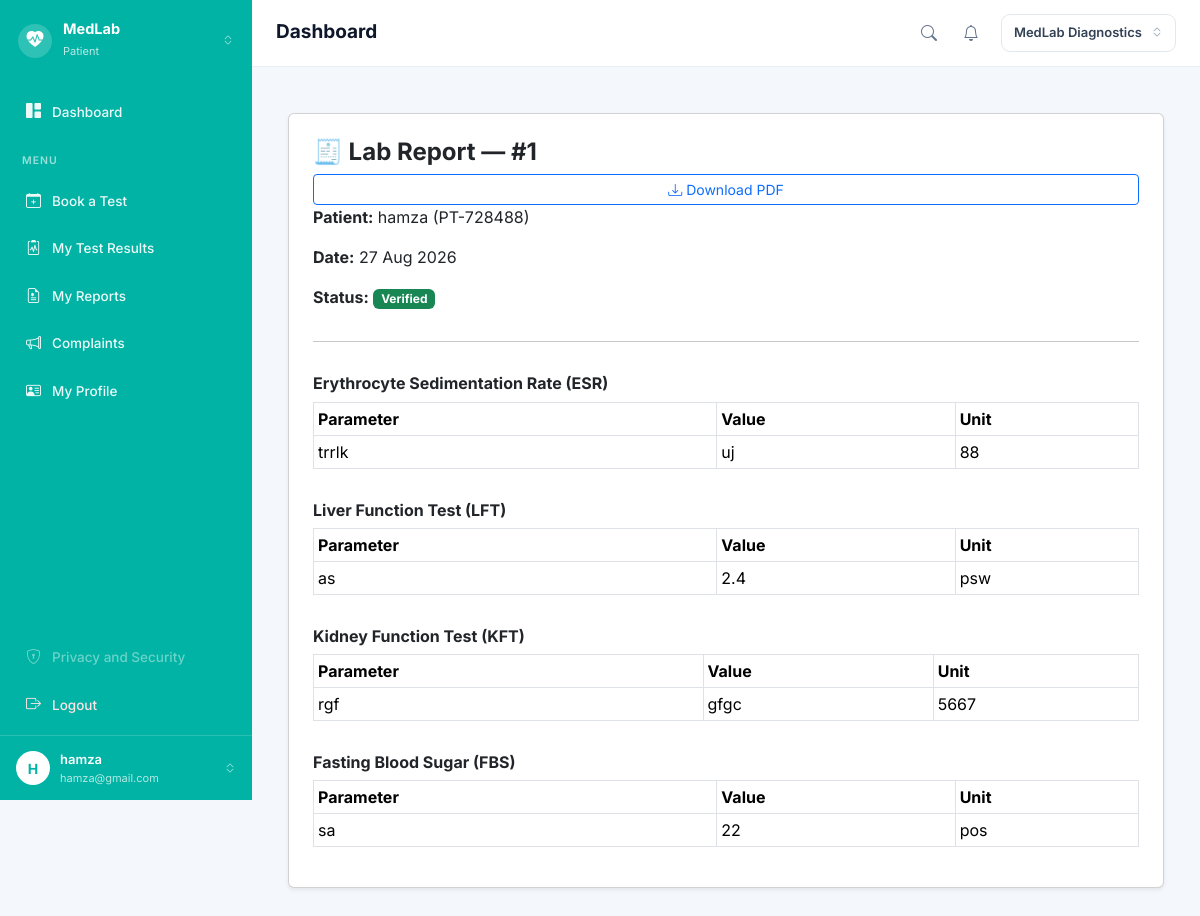
The page /medlab/reports/1/view (signed in) on the database its author committed.
### app/models/role.py (models this page shows, shortened)
class Role(db.Model):
    __tablename__ = "roles"
    id = db.Column(db.Integer, primary_key=True)
    name = db.Column(
        db.String(50),
        unique=True,
        nullable=False
    )
    users = db.relationship(
        "User",
        back_populates="role"
    )

### app/models/user.py (models this page shows, shortened)
class User(UserMixin, db.Model):
    __tablename__ = "users"
    id = db.Column(
        db.Integer,
        primary_key=True
    )
    name = db.Column(
        db.String(100),
        nullable=False
    )
    email = db.Column(
        db.String(120),
        unique=True,
        nullable=False,
        index=True
    )
    password_hash = db.Column(
        db.String(255),
        nullable=False
    )
    role_id = db.Column(
        db.Integer,
        db.ForeignKey("roles.id"),
        nullable=False
    )
    is_active = db.Column(
        db.Boolean,
        default=True,
        nullable=False
    )
    created_at = db.Column(
        db.DateTime,
        default=lambda: datetime.now(timezone.utc),
        nullable=False
    )
    role = db.relationship(
        "Role",
        back_populates="users"
    )

### app/models/report.py (models this page shows)
class Report(db.Model):
    __tablename__ = "reports"
    id = db.Column(db.Integer, primary_key=True)
    booking_id = db.Column(db.Integer, db.ForeignKey("bookings.id"), nullable=False)
    generated_at = db.Column(db.DateTime, default=lambda: datetime.now(timezone.utc))
    status = db.Column(db.String(30), default="Pending Verification")  # Pending Verification, Verified, Released
    booking = db.relationship("Booking", backref="report", uselist=False)

### app/models/patient.py (models this page shows, shortened)
class Patient(db.Model):
    __tablename__ = "patients"
    id = db.Column(db.Integer, primary_key=True)
    patient_code = db.Column(
        db.String(20),
        unique=True,
        nullable=False
    )
    user_id = db.Column(
        db.Integer,
        db.ForeignKey("users.id"),
        nullable=True
    )
    full_name = db.Column(db.String(100), nullable=False)
    dob = db.Column(db.Date, nullable=True)
    gender = db.Column(db.String(10), nullable=True)
    phone = db.Column(db.String(20), nullable=True)
    address = db.Column(db.String(255), nullable=True)
    user = db.relationship("User", backref="patient_profile")

### app/models/booking.py (models this page shows, shortened)
class BookingItem(db.Model):
    __tablename__ = "booking_items"
    id = db.Column(db.Integer, primary_key=True)
    booking_id = db.Column(
        db.Integer,
        db.ForeignKey("bookings.id"),
        nullable=False
    )
    test_id = db.Column(
        db.Integer,
        db.ForeignKey("tests.id"),
        nullable=False
    )
    price = db.Column(db.Float, nullable=False)   # booking time ka price snapshot
    booking = db.relationship("Booking", back_populates="items")
    test = db.relationship("Test")

### app/models/test.py (models this page shows, shortened)
class Test(db.Model):
    __tablename__ = "tests"
    id = db.Column(db.Integer, primary_key=True)
    category_id = db.Column(
        db.Integer,
        db.ForeignKey("test_categories.id"),
        nullable=False
    )
    name = db.Column(db.String(150), nullable=False)
    code = db.Column(db.String(20), unique=True, nullable=False)
    price = db.Column(db.Float, nullable=False)
    sample_type = db.Column(db.String(50), nullable=True)
    turnaround_hours = db.Column(db.Integer, nullable=True)
    category = db.relationship("TestCategory", back_populates="tests")

### app/models/test_result.py (models this page shows, shortened)
class TestResult(db.Model):
    __tablename__ = "test_results"
    id = db.Column(db.Integer, primary_key=True)
    sample_id = db.Column(
        db.Integer,
        db.ForeignKey("samples.id"),
        nullable=False
    )
    parameter = db.Column(db.String(100), nullable=False)   # e.g. "Hemoglobin"
    value = db.Column(db.String(50), nullable=False)         # e.g. "13.5"
    unit = db.Column(db.String(20), nullable=True)            # e.g. "g/dL"
    entered_by = db.Column(
        db.Integer,
        db.ForeignKey("staff.id"),
        nullable=True
    )
    entered_at = db.Column(
        db.DateTime,
        default=lambda: datetime.now(timezone.utc),
        nullable=False
    )
    sample = db.relationship("Sample", backref="results")
    technician = db.relationship("Staff")

### app/medlab/routes.py (the view)
@medlab.route("/reports/<int:report_id>/view")
@login_required
def view_report(report_id):
    report = Report.query.get_or_404(report_id)
    booking = report.booking
    return render_template("medlab/view_report.html", report=report, booking=booking)

### app/auth/routes.py (called while the page is built)
@login_manager.user_loader
def load_user(user_id):
    return db.session.get(
        User,
        int(user_id)
    )

### app/templates/medlab/view_report.html
{% extends "base.html" %}
{% block content %}
<div class="container mt-4">
    <div class="card shadow-sm p-4">
        <h4 class="fw-bold">🧾 Lab Report — #{{ report.id }}</h4>
        <a href="{{ url_for('medlab.download_report', report_id=report.id) }}"
            class="btn btn-outline-primary btn-sm float-end">
            <i class="bi bi-download"></i> Download PDF
        </a>
        <p><strong>Patient:</strong> {{ booking.patient.full_name }} ({{ booking.patient.patient_code }})</p>
        <p><strong>Date:</strong> {{ report.generated_at.strftime('%d %b %Y') }}</p>
        <p><strong>Status:</strong>
            <span class="badge bg-{{ 'success' if report.status == 'Verified' else 'warning text-dark' }}">
                {{ report.status }}
            </span>
        </p>
        <hr>
        {% for item in booking.items %}
        <h6 class="fw-bold mt-3">{{ item.test.name }}</h6>
        <table class="table table-sm table-bordered">
            <thead>
                <tr>
                    <th>Parameter</th>
                    <th>Value</th>
                    <th>Unit</th>
                </tr>
            </thead>
            <tbody>
                {% if item.sample and item.sample.results %}
                {% for r in item.sample.results %}
                <tr>
                    <td>{{ r.parameter }}</td>
                    <td>{{ r.value }}</td>
                    <td>{{ r.unit }}</td>
                </tr>
                {% endfor %}
                {% else %}
                <tr>
                    <td colspan="3" class="text-muted text-center">No results</td>
                </tr>
                {% endif %}
            </tbody>
        </table>
        {% endfor %}
    </div>
</div>
{% endblock %}

### app/templates/base.html (shortened to what this page needs)
<!DOCTYPE html>
<html lang="en">
<head>
    <link href="https://cdn.jsdelivr.net/npm/bootstrap@5.3.3/dist/css/bootstrap.min.css" rel="stylesheet">
    <link rel="stylesheet" href="https://cdn.jsdelivr.net/npm/bootstrap-icons@1.11.3/font/bootstrap-icons.min.css">
</head>
<body>
    {% if current_user.is_authenticated %}
    <div class="shell">
        <aside class="side">
            <div class="side-brand">
                <span class="brand-dot"><i class="bi bi-heart-pulse-fill"></i></span>
                <span class="brand-txt">
                    <b>MedLab</b>
                    <small>{{ current_user.role.name }}</small>
                </span>
                <i class="bi bi-chevron-expand" style="opacity:.6;font-size:12px;"></i>
            </div>
            <nav class="side-nav">
                <a href="{{ url_for('auth.dashboard') }}"
                    class="nav-item {% if request.endpoint == 'auth.dashboard' %}active{% endif %}">
                    <i class="bi bi-grid-1x2-fill"></i> Dashboard
                </a>
                <div class="side-label">Menu</div>
                {% if current_user.role.name in ["Patient", "Receptionist", "Administrator"] %}
                <a href="{{ url_for('medlab.book_test') }}"
                    class="nav-item {% if request.endpoint == 'medlab.book_test' %}active{% endif %}">
                    <i class="bi bi-calendar-plus"></i> Book a Test
                </a>
                {% endif %}
                {% if current_user.role.name == "Patient" %}
                <a href="{{ url_for('medlab.my_bookings') }}"
                    class="nav-item {% if request.endpoint == 'medlab.my_bookings' %}active{% endif %}">
                    <i class="bi bi-clipboard2-pulse"></i> My Test Results
                </a>
                <a href="{{ url_for('medlab.my_reports') }}"
                    class="nav-item {% if request.endpoint == 'medlab.my_reports' %}active{% endif %}">
                    <i class="bi bi-file-earmark-medical"></i> My Reports
                </a>
                <a href="{{ url_for('medlab.new_complaint') }}" class="nav-item">
                    <i class="bi bi-megaphone"></i> Complaints
                </a>
                {% endif %}
                <a href="{{ url_for('auth.profile') }}"
                    class="nav-item {% if request.endpoint == 'auth.profile' %}active{% endif %}">
                    <i class="bi bi-person-vcard"></i> My Profile
                </a>
                <div style="flex:1"></div>
                <a href="#" class="nav-item off"><i class="bi bi-shield-lock"></i> Privacy and Security</a>
                <a href="{{ url_for('auth.logout') }}" class="nav-item" style="color:#ffe4e6;">
                    <i class="bi bi-box-arrow-right"></i> Logout
                </a>
            </nav>
            <a href="{{ url_for('auth.profile') }}" class="side-user">
                <span class="avatar">{{ (current_user.name or "?")[0] | upper }}</span>
                <span class="u-txt">
                    <b>{{ current_user.name }}</b>
                    <small>{{ current_user.email }}</small>
                </span>
                <i class="bi bi-chevron-expand" style="opacity:.6;font-size:12px;"></i>
            </a>
        </aside>
        <div class="main">
            <header class="topbar">
                <div style="display:flex;align-items:center;gap:10px;">
                    <h1 class="page-title">{% block page_title %}Dashboard{% endblock %}</h1>
                </div>
                <div class="top-right">
                    {% if current_user.role.name in ["Patient", "Receptionist", "Administrator"] %}
                    <a href="{{ url_for('medlab.book_test') }}" class="ico-btn" title="Search tests">
                        <i class="bi bi-search"></i>
                    </a>
                    {% endif %}
                    <a href="{{ url_for('auth.dashboard') }}" class="ico-btn" title="Notifications">
                        <i class="bi bi-bell"></i>
                    </a>
                    <span class="lab-pill">MedLab Diagnostics <i class="bi bi-chevron-expand"></i></span>
                </div>
            </header>
            <div class="page">
                {% block content %}{% endblock %}
            </div>
        </div>
    </div>
    {% endif %}
</body>
</html>

### app/templates/base.html (style rules this page uses)
:root { --teal: #00b3a4; --orange: #f5a623; --page: #f4f7fb; }
* { font-family: 'Inter', sans-serif; }
body { margin: 0; background: var(--page); color: #1e293b; }
a { text-decoration: none; }
.shell { display: flex; min-height: 100vh; }
.side { width: 252px; flex-shrink: 0; background: var(--teal); display: flex; flex-direction: column; color: #fff; position: sticky; top: 0; height: 100vh; }
.side-brand { display: flex; align-items: center; gap: 11px; padding: 20px 18px; }
.brand-dot { width: 34px; height: 34px; border-radius: 50%; background: rgba(255, 255, 255, .18); display: flex; align-items: center; justify-content: center; font-size: 17px; }
.brand-txt { flex: 1; min-width: 0; }
.brand-txt b { display: block; font-size: 14.5px; font-weight: 700; line-height: 1.2; }
.brand-txt small { font-size: 11px; color: rgba(255, 255, 255, .72); }
.side-nav { padding: 8px 12px; display: flex; flex-direction: column; gap: 3px; flex: 1; }
.side-label { font-size: 10.5px; letter-spacing: 1px; text-transform: uppercase; color: rgba(255, 255, 255, .6); padding: 16px 10px 7px; font-weight: 600; }
.nav-item { display: flex; align-items: center; gap: 11px; padding: 11px 14px; border-radius: 9px; color: rgba(255, 255, 255, .92); font-size: 13.5px; font-weight: 500; }
.nav-item i { font-size: 15px; }
.nav-item.off { opacity: .45; pointer-events: none; }
.side-user { display: flex; align-items: center; gap: 10px; padding: 14px 16px; border-top: 1px solid rgba(255, 255, 255, .16); color: #fff; }
.avatar { width: 34px; height: 34px; border-radius: 50%; background: #fff; color: var(--teal); display: flex; align-items: center; justify-content: center; font-weight: 700; font-size: 14px; flex-shrink: 0; }
.side-user .u-txt { flex: 1; min-width: 0; }
.side-user .u-txt b { display: block; font-size: 13px; font-weight: 600; }
.side-user .u-txt small { display: block; font-size: 11px; color: rgba(255, 255, 255, .7); white-space: nowrap; overflow: hidden; text-overflow: ellipsis; }
.main { flex: 1; min-width: 0; display: flex; flex-direction: column; }
.topbar { background: #fff; display: flex; align-items: center; justify-content: space-between; gap: 14px; padding: 14px 24px; border-bottom: 1px solid #e9eef4; }
.page-title { font-size: 19px; font-weight: 700; color: #0f172a; margin: 0; }
.top-right { display: flex; align-items: center; gap: 6px; }
.ico-btn { width: 36px; height: 36px; border-radius: 9px; border: none; background: transparent; color: #64748b; font-size: 16px; position: relative; display: flex; align-items: center; justify-content: center; }
.lab-pill { display: flex; align-items: center; gap: 9px; border: 1px solid #e2e8f0; border-radius: 9px; padding: 8px 12px; font-size: 13px; font-weight: 600; color: #334155; margin-left: 6px; }
.lab-pill i { color: #94a3b8; font-size: 12px; }
.page { padding: 22px 24px 40px; }

### rows shown on the page
Role: role.name "Patient"
User: name "H", name "hamza", email "hamza@gmail.com"
Report: id "1", generated_at "27 Aug 2026", status "Verified"
Patient: patient.full_name "hamza", patient.patient_code "PT-728488"
BookingItem: test.name "Erythrocyte Sedimentation Rate (ESR)"
TestResult: parameter "trrlk", value "uj", unit "88"
BookingItem: test.name "Liver Function Test (LFT)"
TestResult: parameter "as", value "2.4", unit "psw"
BookingItem: test.name "Kidney Function Test (KFT)"
TestResult: parameter "rgf", value "gfgc", unit "5667"
BookingItem: test.name "Fasting Blood Sugar (FBS)"
TestResult: parameter "sa", value "22", unit "pos"
